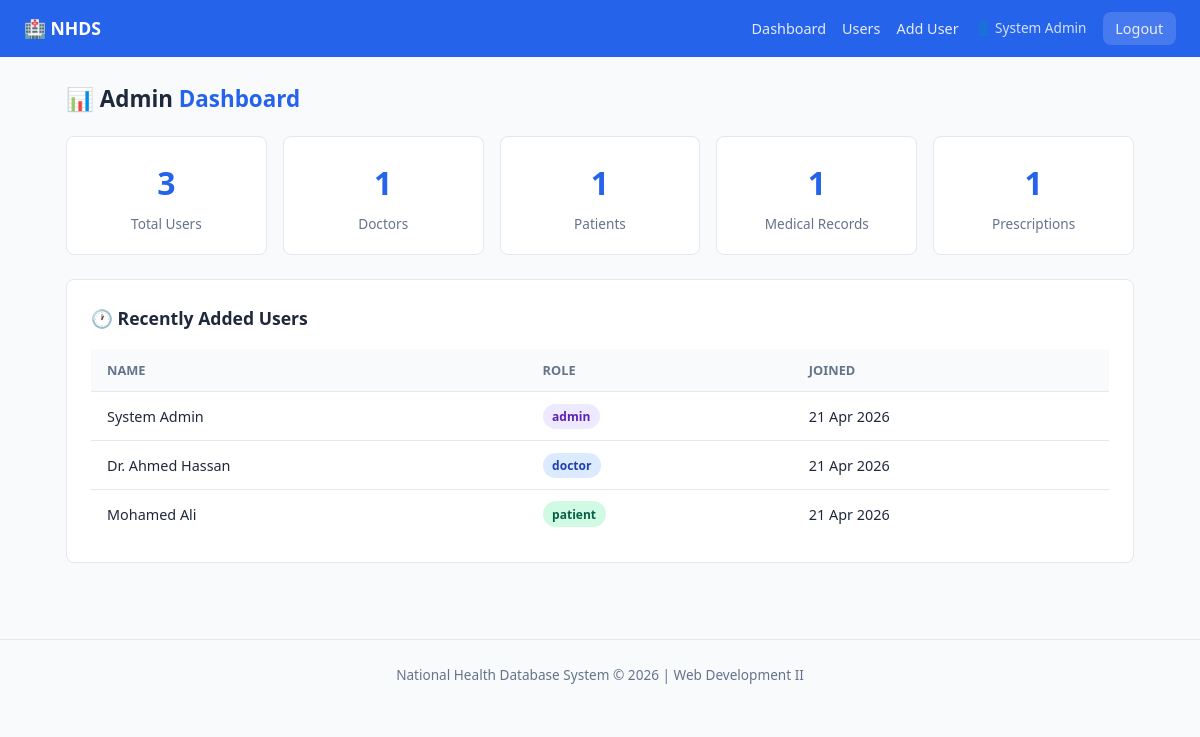
Screenshot of /pages/admin/dashboard.php (signed in) with the database file from the repository.
### tables this page shows
CREATE TABLE IF NOT EXISTS users (
  id          INT          NOT NULL AUTO_INCREMENT,
  name        VARCHAR(100) NOT NULL,
  email       VARCHAR(150) NOT NULL UNIQUE,
  password    VARCHAR(255) NOT NULL,           
  role        ENUM('admin','doctor','patient') NOT NULL,
  phone       VARCHAR(20)  DEFAULT NULL,
  created_at  TIMESTAMP    NOT NULL DEFAULT CURRENT_TIMESTAMP,

  PRIMARY KEY (id),
  INDEX idx_email (email),
  INDEX idx_role  (role)
);

### classes/Database.php (called while the page is built, shortened)
<?php
class Database {
    private static ?Database $instance = null;
    private PDO $connection;
    private function __construct() {
        $dsn = "mysql:host=" . DB_HOST . ";dbname=" . DB_NAME . ";charset=" . DB_CHAR;
        $options = [
            PDO::ATTR_ERRMODE            => PDO::ERRMODE_EXCEPTION,
            PDO::ATTR_DEFAULT_FETCH_MODE => PDO::FETCH_ASSOC,
            PDO::ATTR_EMULATE_PREPARES   => false,
        ];
        try {
            $this->connection = new PDO($dsn, DB_USER, DB_PASS, $options);
        } catch (PDOException $e) {
            die(json_encode(['error' => 'Database connection failed: ' . $e->getMessage()]));
        }
    }
    public static function getInstance(): Database {
        if (self::$instance === null) {
            self::$instance = new Database();
        }
        return self::$instance;
    }
    public function getConnection(): PDO {
        return $this->connection;
    }
}

### classes/User.php (called while the page is built, shortened)
<?php
class User {
    public function __construct() {
        $this->db = Database::getInstance()->getConnection();
    }
}

### classes/Admin.php (called while the page is built, shortened)
<?php
class Admin extends User {
    public function getDashboardStats(): array {
        $stats = [];
        $stmt = $this->db->prepare(
            "SELECT
               COUNT(*) AS total,
               SUM(role='doctor')  AS doctors,
               SUM(role='patient') AS patients,
               SUM(role='admin')   AS admins
             FROM users"
        );
        $stmt->execute();
        $stats['users'] = $stmt->fetch();
        $stmt = $this->db->prepare("SELECT COUNT(*) AS total FROM medical_records");
        $stmt->execute();
        $stats['records'] = $stmt->fetch()['total'];
        $stmt = $this->db->prepare("SELECT COUNT(*) AS total FROM prescriptions");
        $stmt->execute();
        $stats['prescriptions'] = $stmt->fetch()['total'];
        $stmt = $this->db->prepare(
            "SELECT name, role, created_at FROM users
             ORDER BY created_at DESC LIMIT 5"
        );
        $stmt->execute();
        $stats['recent_users'] = $stmt->fetchAll();
        return $stats;
    }
}

### pages/admin/dashboard.php (the view, shortened to what this page needs)
<?php
$admin = new Admin();
$stats = $admin->getDashboardStats();
include __DIR__ . '/../../includes/header.php';
?>
<h1 class="page-title">📊 Admin <span>Dashboard</span></h1>
<div class="stats-grid">
  <div class="stat-card">
    <div class="stat-number"><?= $stats['users']['total'] ?></div>
    <div class="stat-label">Total Users</div>
  </div>
  <div class="stat-card">
    <div class="stat-number"><?= $stats['users']['doctors'] ?></div>
    <div class="stat-label">Doctors</div>
  </div>
  <div class="stat-card">
    <div class="stat-number"><?= $stats['users']['patients'] ?></div>
    <div class="stat-label">Patients</div>
  </div>
  <div class="stat-card">
    <div class="stat-number"><?= $stats['records'] ?></div>
    <div class="stat-label">Medical Records</div>
  </div>
  <div class="stat-card">
    <div class="stat-number"><?= $stats['prescriptions'] ?></div>
    <div class="stat-label">Prescriptions</div>
  </div>
</div>
<div class="card">
  <div class="card-title">🕐 Recently Added Users</div>
  <div class="table-wrap">
    <table>
      <thead><tr><th>Name</th><th>Role</th><th>Joined</th></tr></thead>
      <tbody>
        <?php foreach ($stats['recent_users'] as $u): ?>
        <tr>
          <td><?= htmlspecialchars($u['name']) ?></td>
          <td><span class="badge badge-<?= $u['role'] ?>"><?= $u['role'] ?></span></td>
          <td><?= date('d M Y', strtotime($u['created_at'])) ?></td>
        </tr>
        <?php endforeach; ?>
      </tbody>
    </table>
  </div>
</div>
<?php include __DIR__ . '/../../includes/footer.php'; ?>

### assets/style.css (style rules this page uses)
:root { --primary: #2563eb; --primary-d: #1d4ed8; --success: #16a34a; --danger: #dc2626; --warning: #d97706; --info: #0891b2; --bg: #f8fafc; --surface: #ffffff; --border: #e2e8f0; --text: #1e293b; --muted: #64748b; --radius: 8px; --shadow: 0 1px 3px rgba(0,0,0,.1); }
* { box-sizing: border-box; margin: 0; padding: 0; }
body { font-family: 'Segoe UI', system-ui, sans-serif; background: var(--bg); color: var(--text); font-size: 15px; line-height: 1.6; }
.card { background:var(--surface); border:1px solid var(--border); border-radius:var(--radius); padding:1.5rem; margin-bottom:1.25rem; }
.card-title { font-size:1.1rem; font-weight:600; margin-bottom:1rem; }
.stats-grid { display:grid; grid-template-columns:repeat(auto-fit,minmax(160px,1fr)); gap:1rem; margin-bottom:1.5rem; }
.stat-card { background:var(--surface); border:1px solid var(--border); border-radius:var(--radius); padding:1.25rem; text-align:center; }
.stat-number { font-size:2rem; font-weight:700; color:var(--primary); }
.stat-label { font-size:.85rem; color:var(--muted); margin-top:.25rem; }
.table-wrap { overflow-x:auto; }
table { width:100%; border-collapse:collapse; font-size:.9rem; }
thead { background:var(--bg); }
th,td { padding:.7rem 1rem; text-align:left; border-bottom:1px solid var(--border); }
th { font-weight:600; color:var(--muted); font-size:.8rem; text-transform:uppercase; }
tr:last-child td { border-bottom:none; }
.badge { display:inline-block; padding:.2rem .6rem; border-radius:20px; font-size:.75rem; font-weight:600; }
.badge-admin { background:#ede9fe; color:#5b21b6; }
.badge-doctor { background:#dbeafe; color:#1e40af; }
.badge-patient { background:#d1fae5; color:#065f46; }
.page-title { font-size:1.4rem; font-weight:700; margin-bottom:1.25rem; }
.page-title span { color:var(--primary); }

### rows the page displays
users: name "System Admin", role "admin", created_at "21 Apr 2026"
users: name "Dr. Ahmed Hassan", role "doctor", created_at "21 Apr 2026"
users: name "Mohamed Ali", role "patient", created_at "21 Apr 2026"

### other values shown
$userName "System Admin"
$stats['users']['total'] "3"
$stats['users']['doctors'] "1"
$stats['users']['patients'] "1"
$stats['records'] "1"
$stats['prescriptions'] "1"
